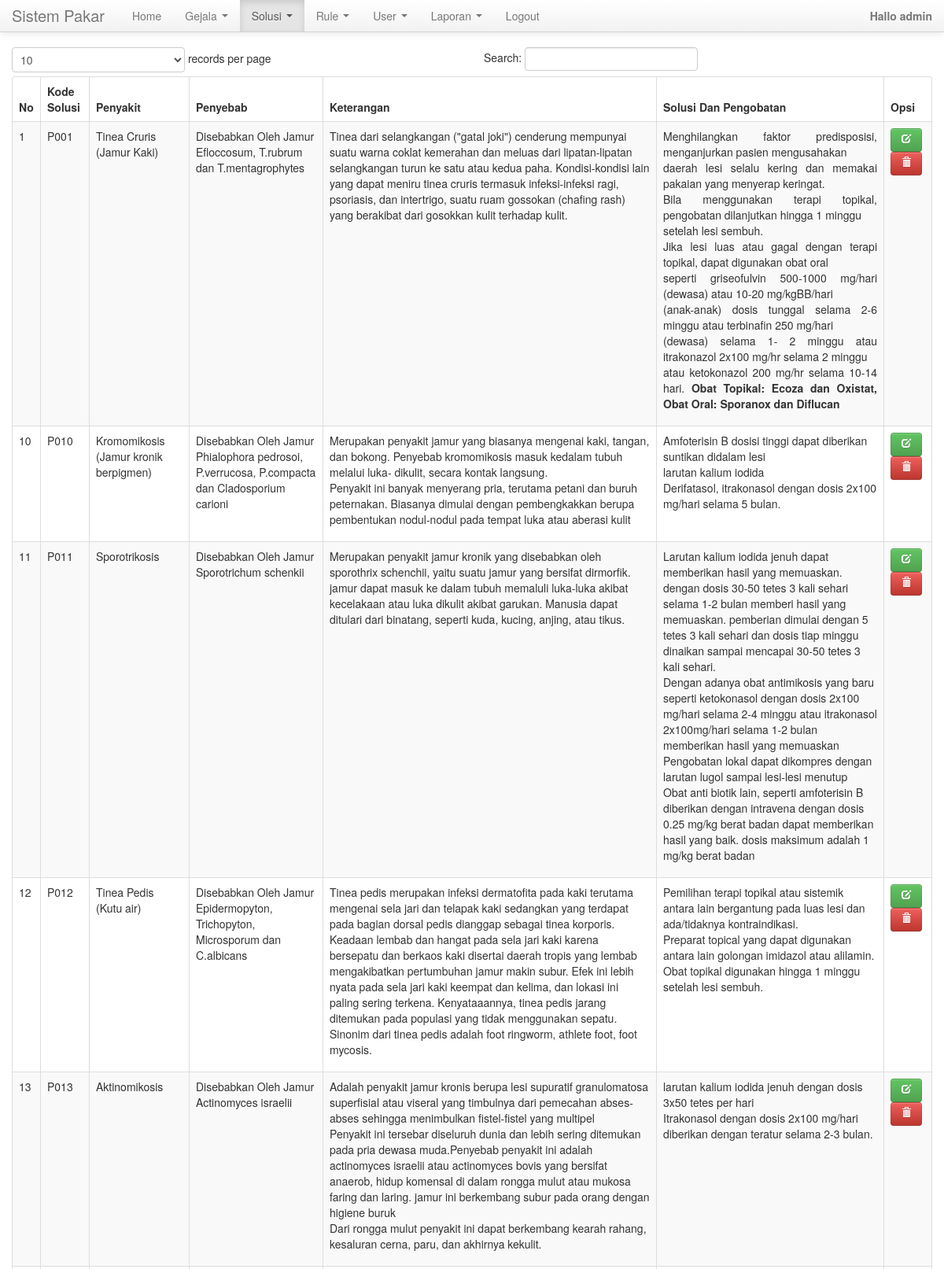
The app's page /4admin/solusi.php?data (signed in, upper part) with its own data.
### tables this page shows
CREATE TABLE IF NOT EXISTS `solusi` (
  `kd_solusi` char(4) NOT NULL,
  `nm_solusi` varchar(300) NOT NULL,
  `ket` text NOT NULL,
  `solusi` text NOT NULL,
  `definisi` text NOT NULL,
  PRIMARY KEY  (`kd_solusi`)
);

### 4admin/solusi.php (the view, shortened to what this page needs)
<?php include('atas.php'); ?>
<?php if(isset($_GET['data'])){ ?>
<table cellpadding="0" cellspacing="0" border="0" class="table table-striped table-bordered table-hover" id="example">
<thead>
		<tr>
			<th>No</th>
			<th>Kode Solusi</th>
			<th>Penyakit</th>
			<th>Penyebab</th>
			<th>Keterangan</th>
			<th>Solusi Dan Pengobatan</th>
			<th>Opsi</th>
		</tr>
	</thead>
<tbody>
<?php
	$sql = "SELECT * FROM solusi ORDER BY kd_solusi";
	$qry = mysql_query($sql, $koneksi)
		or die ("SQL Error".mysql_error());
	$no=0;
	while ($data=mysql_fetch_array($qry)) {
	$no++;
?>
<tr class="odd gradeX">
	<td class="center"><?php echo $no; ?></td>
	<td><?php echo $data['kd_solusi']; ?></td>
	<td><?php echo $data['nm_solusi']; ?></td>
	<td><?php echo $data['definisi']; ?></td>
	<td><?php echo $data['ket']; ?></td>
	<td><?php echo $data['solusi']; ?></td>
	<td align="center">
	<a title="edit" href="?edit&id=<?php echo $data['kd_solusi']; ?>" class="btn btn-success"><i class="icon-edit icon-white"></i></a>
	<a title="delete" href="?hapus&id=<?php echo $data['kd_solusi']; ?>" class="btn btn-danger" onclick="return confirm('Yakin Mau Hapus..?');" ><i class="icon-trash icon-white"></i></a>
	</td>
</tr>
	<?php
	}
	?>
</tbody>
</table>
<?php } ?>
<?php include('bawah.php'); ?>

### 4admin/atas.php (style rules this page uses)
body { padding-top: 60px; padding-bottom: 40px; }

### records on screen
solusi: kd_solusi "P001", nm_solusi "Tinea Cruris (Jamur Kaki)", definisi "Disebabkan Oleh Jamur Efloccosum, T.rubrum dan T.mentagrophytes", ket "Tinea dari selangkangan (\"gatal joki\") cenderung mempunyai suatu warna coklat kemerahan dan meluas dari lipatan-lipatan selangkangan turun ke satu atau kedua paha. Kondisi-kondisi lain yang dapat meniru tinea cruris termasuk infeksi-infeksi ragi, psoriasis, dan intertrigo, suatu ruam gossokan (chafing rash) yang berakibat dari gosokkan kulit terhadap kulit.", solusi "Menghilangkan faktor predisposisi, menganjurkan pasien mengusahakan daerah lesi selalu kering dan memakai pakaian yang menyerap keringat. Bila menggunakan terapi topikal, pengobatan dilanjutkan hingga 1 minggu setelah lesi sembuh. Jika lesi luas atau gagal dengan terapi topikal, dapat digunakan obat oral seperti griseofulvin 500-1000 mg/hari (dewasa) atau 10-20 mg/kgBB/hari (anak-anak) dosis tunggal selama 2-6 minggu atau terbinafin 250 mg/hari (dewasa) selama 1- 2 minggu atau itrakonazol 2x100 mg/hr selama 2 minggu atau ketokonazol 200 mg/hr selama 10-14 hari. Obat Topikal: Ecoza dan Oxistat, Obat Oral: Sporanox dan Diflucan"
solusi: kd_solusi "P010", nm_solusi "Kromomikosis (Jamur kronik berpigmen)", definisi "Disebabkan Oleh Jamur Phialophora pedrosoi, P.verrucosa, P.compacta dan Cladosporium carioni", ket "Merupakan penyakit jamur yang biasanya mengenai kaki, tangan, dan bokong. Penyebab kromomikosis masuk kedalam tubuh melalui luka- dikulit, secara kontak langsung. Penyakit ini banyak menyerang pria, terutama petani dan buruh peternakan. Biasanya dimulai dengan pembengkakkan berupa pembentukan nodul-nodul pada tempat luka atau aberasi kulit", solusi "Amfoterisin B dosisi tinggi dapat diberikan suntikan didalam lesi larutan kalium iodida Derifatasol, itrakonasol dengan dosis 2x100 mg/hari selama 5 bulan."
solusi: kd_solusi "P011", nm_solusi "Sporotrikosis", definisi "Disebabkan Oleh Jamur Sporotrichum schenkii", ket "Merupakan penyakit jamur kronik yang disebabkan oleh sporothrix schenchii, yaitu suatu jamur yang bersifat dirmorfik. jamur dapat masuk ke dalam tubuh memaluli luka-luka akibat kecelakaan atau luka dikulit akibat garukan. Manusia dapat ditulari dari binatang, seperti kuda, kucing, anjing, atau tikus.", solusi "Larutan kalium iodida jenuh dapat memberikan hasil yang memuaskan. dengan dosis 30-50 tetes 3 kali sehari selama 1-2 bulan memberi hasil yang memuaskan. pemberian dimulai dengan 5 tetes 3 kali sehari dan dosis tiap minggu dinaikan sampai mencapai 30-50 tetes 3 kali sehari. Dengan adanya obat antimikosis yang baru seperti ketokonasol dengan dosis 2x100 mg/hari selama 2-4 minggu atau itrakonasol 2x100mg/hari selama 1-2 bulan memberikan hasil yang memuaskan Pengobatan lokal dapat dikompres dengan larutan lugol sampai lesi-lesi menutup Obat anti biotik lain, seperti amfoterisin B diberikan dengan intravena dengan dosis 0.25 mg/kg berat badan dapat memberikan hasil yang baik. dosis maksimum…"
solusi: kd_solusi "P012", nm_solusi "Tinea Pedis (Kutu air)", definisi "Disebabkan Oleh Jamur Epidermopyton, Trichopyton, Microsporum dan C.albicans", ket "Tinea pedis merupakan infeksi dermatofita pada kaki terutama mengenai sela jari dan telapak kaki sedangkan yang terdapat pada bagian dorsal pedis dianggap sebagai tinea korporis. Keadaan lembab dan hangat pada sela jari kaki karena bersepatu dan berkaos kaki disertai daerah tropis yang lembab mengakibatkan pertumbuhan jamur makin subur. Efek ini lebih nyata pada sela jari kaki keempat dan kelima, dan lokasi ini paling sering terkena. Kenyataaannya, tinea pedis jarang ditemukan pada populasi yang tidak menggunakan sepatu. Sinonim dari tinea pedis adalah foot ringworm, athlete foot, foot mycosis.", solusi "Pemilihan terapi topikal atau sistemik antara lain bergantung pada luas lesi dan ada/tidaknya kontraindikasi. Preparat topical yang dapat digunakan antara lain golongan imidazol atau alilamin. Obat topikal digunakan hingga 1 minggu setelah lesi sembuh."
solusi: kd_solusi "P013", nm_solusi "Aktinomikosis", definisi "Disebabkan Oleh Jamur Actinomyces israelii", ket "Adalah penyakit jamur kronis berupa lesi supuratif granulomatosa superfisial atau viseral yang timbulnya dari pemecahan abses-abses sehingga menimbulkan fistel-fistel yang multipel Penyakit ini tersebar diseluruh dunia dan lebih sering ditemukan pada pria dewasa muda.Penyebab penyakit ini adalah actinomyces israelii atau actinomyces bovis yang bersifat anaerob, hidup komensal di dalam rongga mulut atau mukosa faring dan laring. jamur ini berkembang subur pada orang dengan higiene buruk Dari rongga mulut penyakit ini dapat berkembang kearah rahang, kesaluran cerna, paru, dan akhirnya kekulit.", solusi "larutan kalium iodida jenuh dengan dosis 3x50 tetes per hari Itrakonasol dengan dosis 2x100 mg/hari diberikan dengan teratur selama 2-3 bulan."

### other values on screen
$_SESSION['SES_USER'] "admin"
